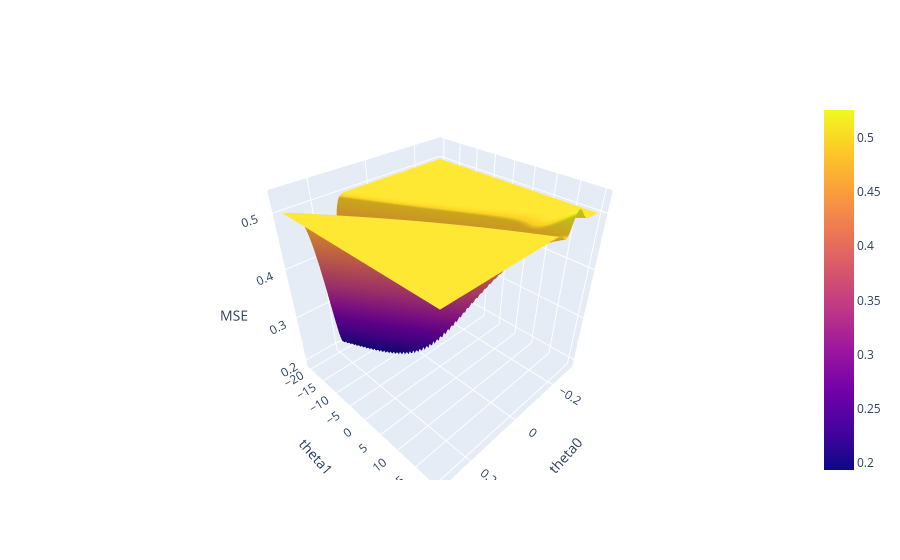

The cell this chart's notebook holds for it:
### Markdown cell above
### Plotting MSE

The cell below plots your MSE function. We're providing this plot purely for your edification. Warning: This code can be pretty slow and might take a minute or two to run.

Note that the surface has a huge almost completely flat region. This means this loss function is very difficult to optimize.

### Code cell
import plotly.graph_objects as go

num_points = 100 # increase for better resolution, but it will run more slowly. 

if (num_points <= 100):

    uvalues = np.linspace(-0.3, 0.3, num_points)
    vvalues = np.linspace(-20, 20, num_points)
    (u,v) = np.meshgrid(uvalues, vvalues)
    thetas = np.vstack((u.flatten(),v.flatten()))

    MSE = np.array([mse_for_model_on_NBA_data(t) for t in thetas.T])

    loss_surface = go.Surface(x=u, y=v, z=np.reshape(MSE, u.shape))

    fig = go.Figure(data=[loss_surface])
    fig.update_layout(scene = dict(
        xaxis_title = "theta0",
        yaxis_title = "theta1",
        zaxis_title = "MSE"))
    fig.show()
else:
    print("Picking num points > 100 can be really slow. If you really want to try, edit the code above so that this if statement doesn't trigger.")

### Figure 1 — Plotly figure (JSON) as saved in the notebook; plotly's stock layout.template omitted (floating-point values rounded to 4 significant figures; data arrays with more than 128 entries replaced by an {"elided": "..."} marker saying what was removed)
{"data": [{"type": "surface", "x": {"elided": "100x100 float values"}, "y": {"elided": "100x100 float values"}, "z": {"elided": "100x100 float values"}}], "layout": {"scene": {"xaxis": {"title": {"text": "theta0"}}, "yaxis": {"title": {"text": "theta1"}}, "zaxis": {"title": {"text": "MSE"}}}}}
